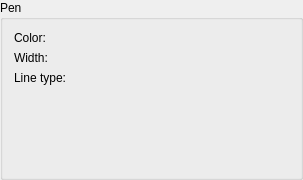
<?xml version="1.0" encoding="UTF-8"?>
<ui version="4.0">
 <class>QG_WidgetPen</class>
 <widget class="QWidget" name="QG_WidgetPen">
  <property name="geometry">
   <rect>
    <x>0</x>
    <y>0</y>
    <width>303</width>
    <height>180</height>
   </rect>
  </property>
  <property name="sizePolicy">
   <sizepolicy hsizetype="MinimumExpanding" vsizetype="MinimumExpanding">
    <horstretch>0</horstretch>
    <verstretch>0</verstretch>
   </sizepolicy>
  </property>
  <property name="minimumSize">
   <size>
    <width>0</width>
    <height>0</height>
   </size>
  </property>
  <property name="windowTitle">
   <string>Pen</string>
  </property>
  <layout class="QGridLayout">
   <property name="margin">
    <number>0</number>
   </property>
   <property name="spacing">
    <number>0</number>
   </property>
   <item row="0" column="0">
    <widget class="QGroupBox" name="bgPen">
     <property name="title">
      <string>Pen</string>
     </property>
     <layout class="QGridLayout">
      <item row="3" column="1">
       <spacer name="spacer9">
        <property name="orientation">
         <enum>Qt::Vertical</enum>
        </property>
        <property name="sizeType">
         <enum>QSizePolicy::Expanding</enum>
        </property>
        <property name="sizeHint" stdset="0">
         <size>
          <width>21</width>
          <height>1</height>
         </size>
        </property>
       </spacer>
      </item>
      <item row="2" column="0">
       <widget class="QLabel" name="lLineType">
        <property name="sizePolicy">
         <sizepolicy hsizetype="MinimumExpanding" vsizetype="Preferred">
          <horstretch>0</horstretch>
          <verstretch>0</verstretch>
         </sizepolicy>
        </property>
        <property name="text">
         <string>Line type:</string>
        </property>
        <property name="wordWrap">
         <bool>false</bool>
        </property>
       </widget>
      </item>
      <item row="3" column="0">
       <spacer name="spacer8">
        <property name="orientation">
         <enum>Qt::Vertical</enum>
        </property>
        <property name="sizeType">
         <enum>QSizePolicy::Expanding</enum>
        </property>
        <property name="sizeHint" stdset="0">
         <size>
          <width>21</width>
          <height>1</height>
         </size>
        </property>
       </spacer>
      </item>
      <item row="1" column="0">
       <widget class="QLabel" name="lWidth">
        <property name="sizePolicy">
         <sizepolicy hsizetype="MinimumExpanding" vsizetype="Preferred">
          <horstretch>0</horstretch>
          <verstretch>0</verstretch>
         </sizepolicy>
        </property>
        <property name="text">
         <string>Width:</string>
        </property>
        <property name="wordWrap">
         <bool>false</bool>
        </property>
       </widget>
      </item>
      <item row="2" column="1">
       <widget class="QG_LineTypeBox" name="cbLineType" native="true"/>
      </item>
      <item row="0" column="1">
       <widget class="QG_ColorBox" name="cbColor" native="true"/>
      </item>
      <item row="0" column="0">
       <widget class="QLabel" name="lColor">
        <property name="sizePolicy">
         <sizepolicy hsizetype="MinimumExpanding" vsizetype="Preferred">
          <horstretch>0</horstretch>
          <verstretch>0</verstretch>
         </sizepolicy>
        </property>
        <property name="text">
         <string>Color:</string>
        </property>
        <property name="wordWrap">
         <bool>false</bool>
        </property>
       </widget>
      </item>
      <item row="1" column="1">
       <widget class="QG_WidthBox" name="cbWidth" native="true"/>
      </item>
     </layout>
    </widget>
   </item>
  </layout>
 </widget>
 <layoutdefault spacing="6" margin="11"/>
 <customwidgets>
  <customwidget>
   <class>QG_ColorBox</class>
   <extends>QWidget</extends>
   <header>qg_colorbox.h</header>
  </customwidget>
  <customwidget>
   <class>QG_WidthBox</class>
   <extends>QWidget</extends>
   <header>qg_widthbox.h</header>
  </customwidget>
  <customwidget>
   <class>QG_LineTypeBox</class>
   <extends>QWidget</extends>
   <header>qg_linetypebox.h</header>
  </customwidget>
 </customwidgets>
 <resources>
  <include location="../../../res/extui/extui.qrc"/>
 </resources>
 <connections/>
</ui>
